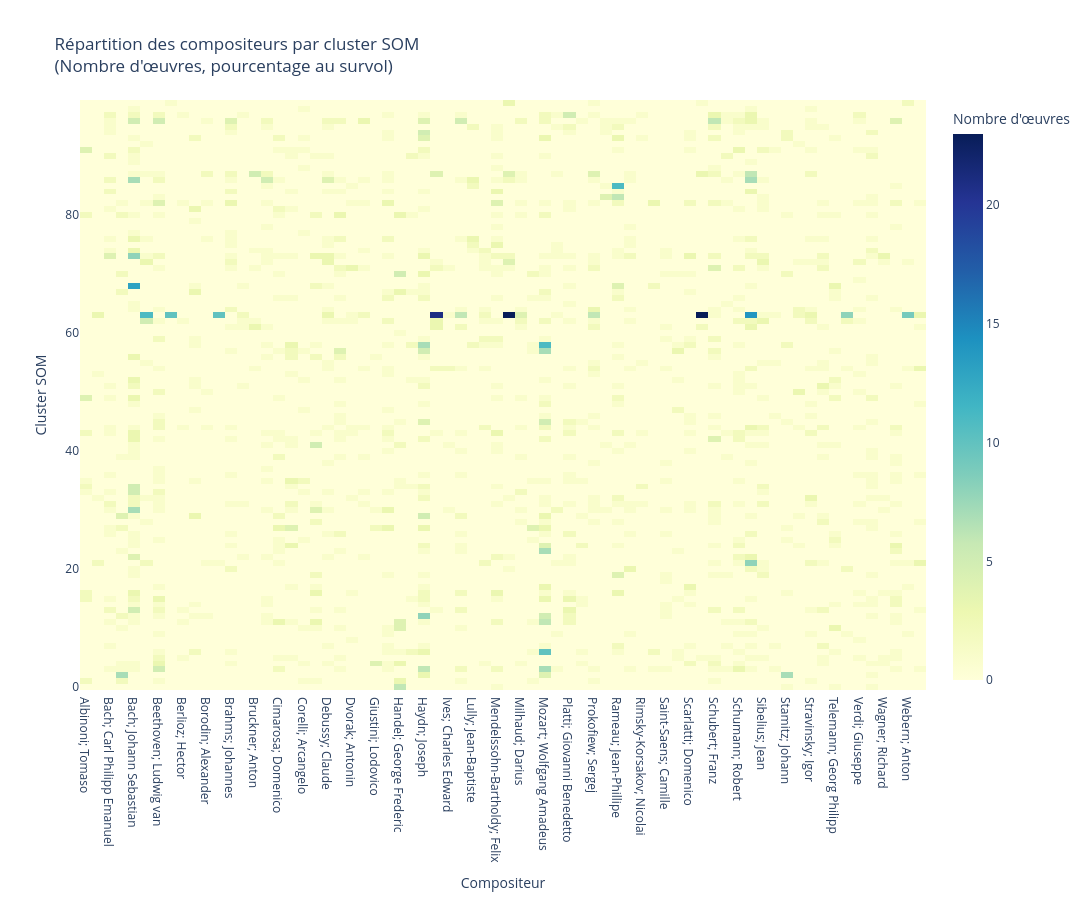

Write notebook code for a chart like this one.
### Code cell
import numpy as np
import pandas as pd
import seaborn as sns
import matplotlib.pyplot as plt

# Compute cluster for each sample
clusters = []
for sample in X:
    w = som.winner(scaler.transform([sample])[0])
    cluster_id = w[0] * som_size + w[1]
    clusters.append(cluster_id)
clusters = np.array(clusters)

# Build a DataFrame: rows=clusters, columns=composers, values=counts
df_heatmap = pd.DataFrame({'cluster': clusters, 'composer': y})
pivot = pd.pivot_table(df_heatmap, index='cluster', columns='composer', aggfunc=len, fill_value=0)

# Calculate percentages for annotation (for hover)
percentages = pivot.div(pivot.sum(axis=1).replace(0, np.nan), axis=0) * 100
hovertext = pivot.astype(str) + "<br>" + percentages.round(1).astype(str) + "%"

import plotly.graph_objects as go

fig = go.Figure(data=go.Heatmap(
    z=pivot.values,
    x=pivot.columns,
    y=pivot.index,
    colorscale='YlGnBu',
    colorbar=dict(title="Nombre d'œuvres"),
    text=hovertext.values,
    hovertemplate="Cluster %{y}<br>Compositeur: %{x}<br>Nombre: %{z}<br>Pourcentage: %{text}<extra></extra>"
))

fig.update_layout(
    title="Répartition des compositeurs par cluster SOM<br>(Nombre d'œuvres, pourcentage au survol)",
    xaxis_title="Compositeur",
    yaxis_title="Cluster SOM",
    width=1800,
    height=900
)

fig.show()

### Figure 1 — Plotly figure (JSON) as saved in the notebook; plotly's stock layout.template omitted (floating-point values rounded to 4 significant figures; data arrays with more than 128 entries replaced by an {"elided": "..."} marker saying what was removed)
{"data": [{"colorbar": {"title": {"text": "Nombre d'œuvres"}}, "colorscale": [[0, "rgb(255,255,217)"], [0.125, "rgb(237,248,177)"], [0.25, "rgb(199,233,180)"], [0.375, "rgb(127,205,187)"], [0.5, "rgb(65,182,196)"], [0.625, "rgb(29,145,192)"], [0.75, "rgb(34,94,168)"], [0.875, "rgb(37,52,148)"], [1, "rgb(8,29,88)"]], "hovertemplate": "Cluster %{y}<br>Compositeur: %{x}<br>Nombre: %{z}<br>Pourcentage: %{text}<extra></extra>", "text": {"elided": "100x70 str values"}, "type": "heatmap", "x": ["Albinoni; Tomaso", "Antheil; George", "Bach; Carl Philipp Emanuel", "Bach; Johann Christian", "Bach; Johann Sebastian", "Bartok; Bela", "Beethoven; Ludwig van", "Berg; Alban", "Berlioz; Hector", "Boccherini; Luigi Rodolofo", "Borodin; Alexander", "Boulez; Pierre", "Brahms; Johannes", "Britten; Benjamin", "Bruckner; Anton", "Chopin; Frederic", "Cimarosa; Domenico", "Clementi; Muzio", "Corelli; Arcangelo", "Couperin; Francois", "Debussy; Claude", "Dussek; Jan Ladislav", "Dvorak; Antonin", "Faure; Gabriel", "Giustini; Lodovico", "Grieg; Edvard", "Handel; George Frederic", "Haydn; Johann Michael", "Haydn; Joseph", "Hindemith; Paul", "Ives; Charles Edward", "Liszt; Franz", "Lully; Jean-Baptiste", "Mahler; Gustav", "Mendelssohn-Bartholdy; Felix", "Messiaen; Olivier", "Milhaud; Darius", "Mozart; Leopold", "Mozart; Wolfgang Amadeus", "Mussorgsky; Modest", "Platti; Giovanni Benedetto", "Pleyel; Ignace Joseph", "Prokofiew; Sergej", "Purcell; Henry", "Rameau; Jean-Phillipe", "Ravel; Maurice", "Rimsky-Korsakov; Nicolai", "Rossini; Gioacchino", "Saint-Saens; Camille", "Salieri; Antonio", "Scarlatti; Domenico", "Schoenberg; Arnold", "Schubert; Franz", "Schumann; Clara", "Schumann; Robert", "Shostakovich; Dmitri", "Sibelius; Jean", "Smetana; Bedrich", "Stamitz; Johann", "Strauss; Richard", "Stravinsky; Igor", "Tchaikovsky; Peter Iljitsch", "Telemann; Georg Philipp", "Varese; Edgar", "Verdi; Giuseppe", "Vivaldi; Antonio", "Wagner; Richard", "Weber; Carl Maria von", "Webern; Anton", "Weill; Kurt"], "y": [0, 1, 2, 3, 4, 5, 6, 7, 8, 9, 10, 11, 12, 13, 14, 15, 16, 17, 18, 19, 20, 21, 22, 23, 24, 25, 26, 27, 28, 29, 30, 31, 32, 33, 34, 35, 36, 37, 38, 39, 40, 41, 42, 43, 44, 45, 46, 47, 48, 49, 50, 51, 52, 53, 54, 55, 56, 57, 58, 59, 60, 61, 62, 63, 64, 65, 66, 67, 68, 69, 70, 71, 72, 73, 74, 75, 76, 77, 78, 79, 80, 81, 82, 83, 84, 85, 86, 87, 88, 89, 90, 91, 92, 93, 94, 95, 96, 97, 98, 99], "z": {"elided": "100x70 int values"}}], "layout": {"height": 900, "title": {"text": "Répartition des compositeurs par cluster SOM<br>(Nombre d'œuvres, pourcentage au survol)"}, "width": 1800, "xaxis": {"title": {"text": "Compositeur"}}, "yaxis": {"title": {"text": "Cluster SOM"}}}}
